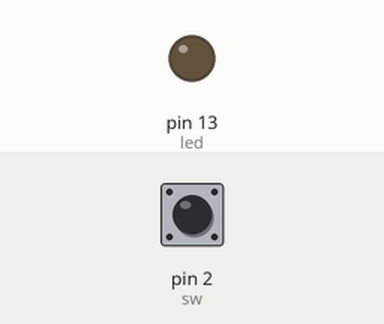
Recording of a sketch running on a simulated Arduino Uno, built with avr-gcc and run on an emulated ATmega328P. Parts: output pins drawn as LEDs (lit = HIGH). Dashed ring = blinking. The test bench sets the inputs (shaded band); at power-on: pin 2 (sw) LOW.

Above: at 1.2 s.
1.3 s: pin 2 (sw) pulled HIGH for 3.2 s
At 1.7 s:
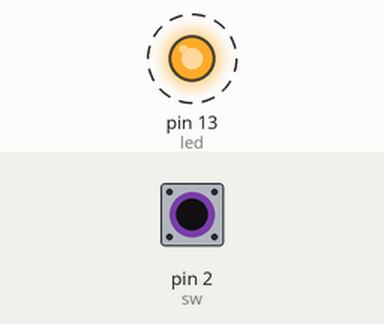
Timing chart, 0 to 6.3 s (numbered marks = the images above; inputs shaded):
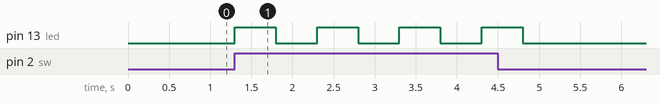

Measured:
- after the input at 1.3 s, pin 13 (led): alternates HIGH for 0.50 s and LOW for 0.50 s, 8 changes in all, then stays LOW, starting at once

The sketch:

2-69-1.ino
```cpp
const int sw=2; //開關連接至數位接腳2。
const int led=13; //LED 連接至數位接腳13。
int val; //開關狀態。
void setup()
{
 pinMode(sw,INPUT); //設定數位接腳2為輸入模式。
 pinMode(led,OUTPUT); //設定數位接腳13為輸出模式。
}
void loop()
{
  val=digitalRead(sw); //讀取開關狀態。
  if(val==HIGH){ //開關接通(ON)?
    digitalWrite(led,HIGH); //開關接通，點亮LED。
    delay(500);
    digitalWrite(led,LOW); //開關接通，點亮LED。
    delay(500);
  }
  else //開關斷開(OFF)
    digitalWrite(led,LOW); //開關斷開，關閉LED。
}
```
